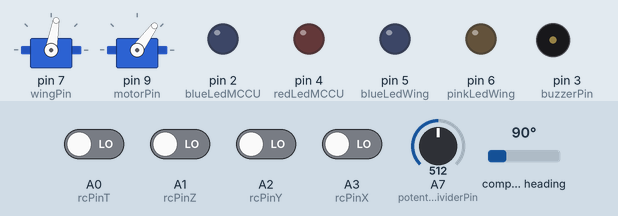
A sketch run on a simulated Arduino Nano, built with avr-gcc and run on an emulated ATmega328P. Shown: 2 × servo, output pins drawn as LEDs (lit = HIGH), buzzer (waves = sounding, pin HIGH). Inputs (shaded band) come from the test bench; at power-on: A0 (rcPinT), A1 (rcPinZ), A2 (rcPinY), A3 (rcPinX) LOW, compass heading 90°, A7 (potentialDividerPin) = 512.

Above: at 1.2 s.
1.3 s: compass heading set to 22°
2.8 s: compass heading set to 18°
At 3.5 s:
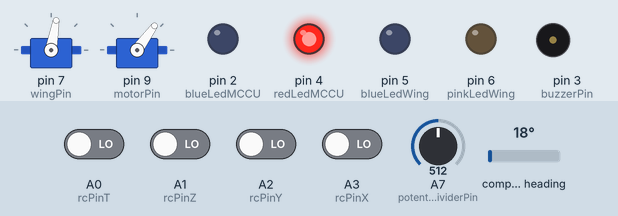
4.3 s: A7 (potentialDividerPin) set to 484
At 5.3 s:
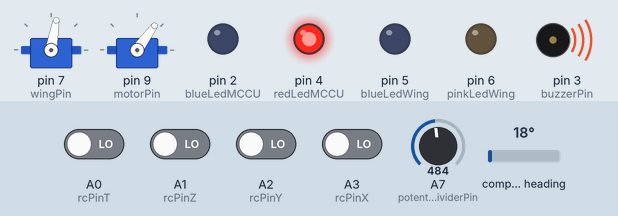
5.8 s: compass heading set to 90°
At 7.0 s:
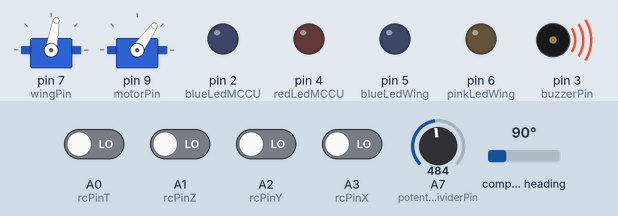
7.3 s: compass heading set to 155°
8.8 s: compass heading set to 164°
At 9.3 s:
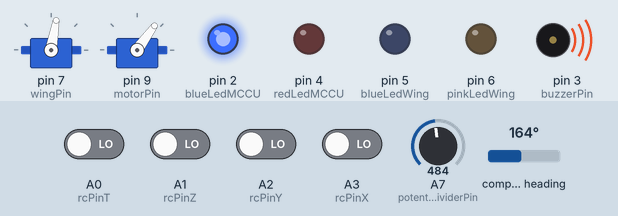
Timing chart, 0 to 11.3 s (numbered marks = the images above; inputs shaded):
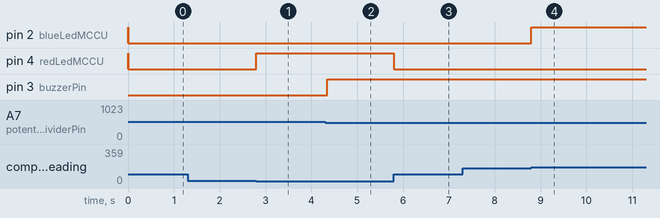

Measured:
- the behaviour switches between 20 and 19° on compass heading (found by bisection; images 0 and 1)
- the behaviour switches between 501 and 500 on A7 (potentialDividerPin) (found by bisection; images 1 and 2)
- the behaviour switches between 160 and 161° on compass heading (found by bisection; images 3 and 4)
- after the input at 1.3 s, every drawn part: stays the same
- after the input at 2.8 s, pin 4 (redLedMCCU): LOW → HIGH at once
- after the input at 4.3 s, pin 3 (buzzerPin): LOW → HIGH after 0.05 s
- after the input at 5.8 s, pin 4 (redLedMCCU): HIGH → LOW at once
- after the input at 7.3 s, every drawn part: stays the same
- after the input at 8.8 s, pin 2 (blueLedMCCU): LOW → HIGH at once

The sketch:

MonocopterControl66_DirectHeadFlapMC16.3.ino
```cpp
#define rcPinX A3   // Connected to CH1 of Transmitter
#define rcPinY A2   // Connected to CH2 of transmitter
#define rcPinZ A1   // Connected to CH3 of transmitter
#define rcPinT A0
#define potentialDividerPin A7
#define buzzerPin 3
#define wingPin 7
#define motorPin 9
#define blueLedMCCU 2
#define redLedMCCU 4
#define blueLedWing 5
#define pinkLedWing 6
#include <Servo.h>

#include <QMC5883L.h>
#include <Wire.h>

#include "PinChangeInterrupt.h"

QMC5883L compass;

Servo ServoWing;
Servo Motor;
int x_mid = 1520; // Check the middle value on your transmitter
int y_mid = 1500;
int z_min = 1100;
int t_min = 1100;
int heading;
volatile int x = x_mid;
volatile int y = y_mid;
volatile int z = z_min;
volatile int t = t_min;
float flight_bearing;
float current_bearing = 0;
float flight_magnitude = 0;
float x_vec = 0;
float y_vec = 0;
float z_vec = 0;

int safety;
#define safety_max 200

volatile int prev_time_x = 0;
volatile int prev_time_y = 0;
volatile int prev_time_z = 0;
volatile int prev_time_t = 0;

int default_angle_wing = 80;
int servo_angle_wing = default_angle_wing;

float flap_constant = 0.05;
float voltageReading = 0;
int cycleCounter = 0;
#define cycleDelay 60

/*bool rotation_reset = false;
unsigned long rotation_start_time = 1;
float previous_last_rotation_time = 1;
float last_rotation_time = 1;
float predicted_rotation_time = 1;
float current_rotation_progress = 1;*/

void setup() {
  TCCR0B = TCCR0B & B11111000 | B00000001;    // set timer 0 divisor to     1 for PWM frequency of 62500.00 Hz
  pinMode(rcPinX, INPUT);
  pinMode(rcPinY, INPUT);
  pinMode(rcPinZ, INPUT);
  pinMode(rcPinT, INPUT);

  pinMode(buzzerPin, OUTPUT);
  pinMode(blueLedMCCU, OUTPUT);
  pinMode(redLedMCCU, OUTPUT);
  pinMode(blueLedWing, OUTPUT);
  pinMode(pinkLedWing, OUTPUT);

  ServoWing.attach(wingPin);
  ServoWing.write(default_angle_wing);
  Motor.attach(motorPin);
  Motor.writeMicroseconds(z);

  Wire.begin();
  compass.init();
  compass.setSamplingRate(200);

  //Serial.begin(9600);

  attachPCINT(digitalPinToPCINT(rcPinX), rising_x, RISING); //  PWM values from the receiver are read using pin change interrupts
  attachPCINT(digitalPinToPCINT(rcPinY), rising_y, RISING);
  attachPCINT(digitalPinToPCINT(rcPinZ), rising_z, RISING);
  attachPCINT(digitalPinToPCINT(rcPinT), rising_t, RISING);
  digitalWrite(blueLedMCCU, HIGH);
  digitalWrite(redLedMCCU, HIGH);
  delay(500);

}

void loop() {

  if (cycleCounter == cycleDelay) {                                           //  A section of code executed every (cycleDelay)th cycle,
    voltageReading = analogRead(A7)*0.01488;                                  //  here it checks if the battery voltage (measured by a
    //Serial.println(voltageReading);                                         //  potential divider) is within the safe range, if I
    if (voltageReading > 5.00 and voltageReading < 7.45 and t < 1200) {     //  want it to check (I use Channel T for this)
      digitalWrite(buzzerPin, HIGH);
    }
    else if (voltageReading > 10 and voltageReading < 11.25 and t < 1200) {
      digitalWrite(buzzerPin, HIGH);
    }
    else {
      digitalWrite(buzzerPin, LOW);
    }
    cycleCounter = 0;
  }

  else {
    cycleCounter++;
  }


  x_vec = x_mid - x;
  y_vec = y_mid - y;

  heading = compass.readHeading();

  current_bearing = correctedHeading(heading);

  /*if (heading >= 270 and heading <=360 and rotation_reset == true) {
    previous_last_rotation_time = last_rotation_time;
    last_rotation_time = millisCorrected() - rotation_start_time;
    rotation_start_time = millisCorrected();
    rotation_reset = false;
    //Serial.println("At 360");
  }

  else if (heading >= 45 and heading <= 255 and rotation_reset == false) {
    rotation_reset = true;
    //Serial.println("At 180");
  }

  else {}

  //predicted_rotation_time = float(float(last_rotation_time) * float(float(last_rotation_time) / float(previous_last_rotation_time)));
  //predicted_rotation_time = long(sq(last_rotation_time)) / previous_last_rotation_time; //long needed for sq
  predicted_rotation_time = last_rotation_time * (last_rotation_time / previous_last_rotation_time);

  current_rotation_progress = (float(millisCorrected() - rotation_start_time) / float(predicted_rotation_time));

  current_bearing = 360 - (360 * current_rotation_progress);

  current_bearing = constrain(current_bearing, 0, 360);*/


   // North-South indicator LEDs on the MCCU control board:
  if (current_bearing < 20 or current_bearing > 340) {
    digitalWrite(redLedMCCU, HIGH);
  }

  else {
    digitalWrite(redLedMCCU, LOW);
  }

  if (current_bearing > 160 and current_bearing < 200) {
    digitalWrite(blueLedMCCU, HIGH);
  }

  else {
    digitalWrite(blueLedMCCU, LOW);
  }

  safety = map(t, 1400, 1530, 0, 2);
  safety = map(safety, 0, 2, 0, safety_max);
  safety = constrain(safety, 0, safety_max);


  //  North-South indicator LEDs on the tip of the wing:
  if (flight_magnitude > 50 and sin(0.01745329 * (current_bearing - flight_bearing) + 4.712389) < -0.95) {
    analogWrite(blueLedWing, safety);
    analogWrite(pinkLedWing, safety);
  }

  else if (flight_magnitude > 50 and sin(0.01745329 * (current_bearing - flight_bearing) + 4.712389) > 0.95) {
    analogWrite(blueLedWing, 0);
    analogWrite(pinkLedWing, 0);
  }

  else if ((current_bearing >= 0 and current_bearing < 90) or (current_bearing >= 270 and current_bearing <= 360)) {
    analogWrite(blueLedWing, safety);
    analogWrite(pinkLedWing, 0);
  }

  else if (current_bearing >= 90 and current_bearing < 270) {
    analogWrite(pinkLedWing, safety);
    analogWrite(blueLedWing, 0);
  }

  else {
    analogWrite(blueLedWing, 0);
    analogWrite(pinkLedWing, 0);
  }


  flight_magnitude = sqrt(sq(x_vec) + sq(y_vec));
  flight_magnitude = constrain(flight_magnitude, 0, 360);
  //  To make sure that moving the stick on the transmitter diagonally does not result in a greater flight_magnitude


  if ((x_vec >= 0) && (y_vec >= 0)){
    flight_bearing = 90 - (57.29578 * atan(y_vec / x_vec));

  }

  else if ((x_vec >= 0) && (y_vec < 0)){
    flight_bearing = 90 + (57.29578 * atan(y_vec / - x_vec));

  }

  else if ((x_vec < 0) && (y_vec >= 0)){
    flight_bearing = 270 + (57.29578 * atan(y_vec / - x_vec));

  }

  else if ((x_vec < 0) && (y_vec < 0)){
    flight_bearing = 270 - (57.29578 * atan(y_vec / x_vec));

  }

  //Serial.println(current_bearing);
  //Serial.println(t);


  if (flight_magnitude > 40) {
    servo_angle_wing = default_angle_wing - (flap_constant * flight_magnitude * sin(0.01745329 * (current_bearing - flight_bearing) + 3.14159));
  }

  else if (flight_magnitude <= 40) {
    servo_angle_wing = default_angle_wing;
  }
  //Serial.println(heading);
  ServoWing.write(servo_angle_wing);
  Motor.writeMicroseconds(z);

}

int correctedHeading(int toCorrect) {
  //toCorrect -= 0;
  if(toCorrect < 0)
    toCorrect += 360;

  // Check for wrap due to addition of declination.
  if(toCorrect > 360)
    toCorrect -= 360;

  return toCorrect;
}

unsigned long millisCorrected() {
  return millis() / 64;
}

unsigned long microsCorrected() {
  return micros() / 64;
}

// The pin change interrupt service routines
void rising_x() {
  attachPCINT(digitalPinToPCINT(rcPinX), falling_x, FALLING);
  prev_time_x = microsCorrected();
}
void falling_x() {
  attachPCINT(digitalPinToPCINT(rcPinX), rising_x, RISING);
  x = microsCorrected()-prev_time_x;
}
void rising_y() {
  attachPCINT(digitalPinToPCINT(rcPinY), falling_y, FALLING);
  prev_time_y = microsCorrected();
}
void falling_y() {
  attachPCINT(digitalPinToPCINT(rcPinY), rising_y, RISING);
  y = microsCorrected()-prev_time_y;
}
void rising_z() {
  attachPCINT(digitalPinToPCINT(rcPinZ), falling_z, FALLING);
  prev_time_z = microsCorrected();
}
void falling_z() {
  attachPCINT(digitalPinToPCINT(rcPinZ), rising_z, RISING);
  z = microsCorrected()-prev_time_z;
}
void rising_t() {
  attachPCINT(digitalPinToPCINT(rcPinT), falling_t, FALLING);
  prev_time_t = microsCorrected();
}
void falling_t() {
  attachPCINT(digitalPinToPCINT(rcPinT), rising_t, RISING);
  t = microsCorrected()-prev_time_t;
}
```
